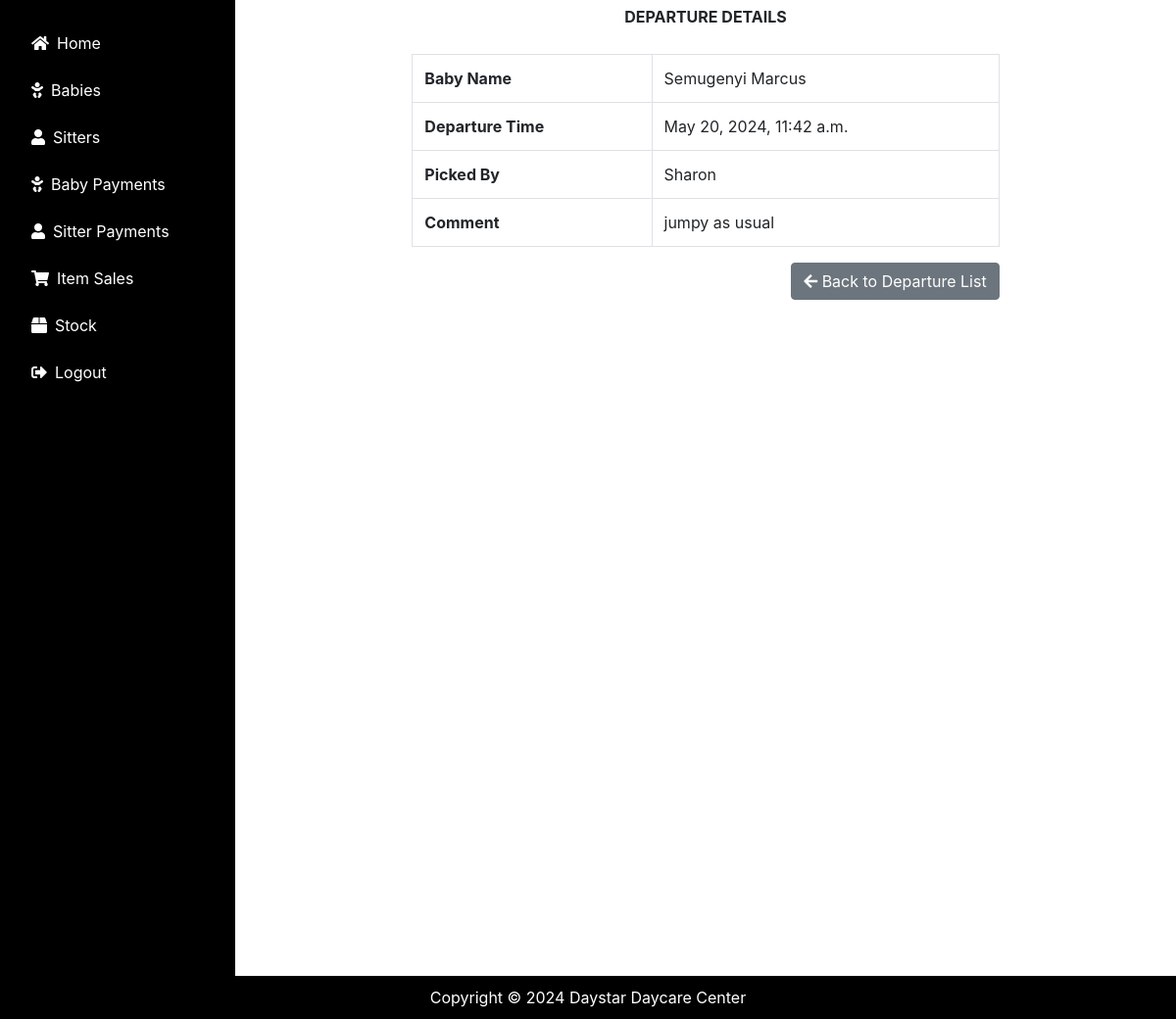
Page /departures/3/ (signed in) on the committed database.
### daycare/models.py (models this page shows, shortened)
class Departure(models.Model):
    b_name = models.ForeignKey(Baby, on_delete=models.CASCADE)
    departure_time = models.DateTimeField(auto_now_add=True)
    picked_by = models.CharField(max_length=100)
    comment = models.TextField(blank=True)

class Baby(models.Model):
    GENDER_CHOICES = [
        ('M', 'Male'),
        ('F', 'Female')
    ]
    b_name = models.CharField(max_length=20)
    gender = models.CharField(max_length=10, choices=GENDER_CHOICES)
    age = models.IntegerField()
    location = models.CharField(max_length=50, default='')
    parents_names = models.CharField(max_length=50)
    fee_in_SHS = models.IntegerField()
    assigned_to = models.ForeignKey(Sitterattendance, on_delete=models.CASCADE)
    period_of_stay = models.ForeignKey(Staytype, on_delete=models.CASCADE)
    brought_by = models.CharField(max_length=200)
    baby_number = models.CharField(max_length=200, unique=True, blank=False, null=True)
    time_in = models.DateTimeField(auto_now_add=True)
    def __str__(self):
        return self.b_name

### daycare/views.py (the view)
# urls.py: path('departures/<int:departure_id>/', views.view_departure, name='view_departure'),
@login_required
def view_departure(request, departure_id):
    departure = get_object_or_404(Departure, pk=departure_id)
    return render(request, 'daycare/departure_detail.html', {'departure': departure})

### daycare/templates/daycare/departure_detail.html
{% extends 'daycare/base.html' %}
{% block content %}
<div class="container">
    <h1 class="mb-4" style="text-align: center;"><b>DEPARTURE DETAILS</b></h1>
    <div class="row">
        <div class="col-md-8 offset-md-2">
            <table class="table table-bordered mt-1">
                <tbody>
                    <tr>
                        <th>Baby Name</th>
                        <td>{{ departure.b_name }}</td>
                    </tr>
                    <tr>
                        <th>Departure Time</th>
                        <td>{{ departure.departure_time }}</td>
                    </tr>
                    <tr>
                        <th>Picked By</th>
                        <td>{{ departure.picked_by }}</td>
                    </tr>
                    <tr>
                        <th>Comment</th>
                        <td>{{ departure.comment }}</td>
                    </tr>
                </tbody>
            </table>
            <div class="text-right">
                <a href="{% url 'list_departures' %}" class="btn btn-secondary"><i class="fas fa-arrow-left"></i> Back to Departure List</a>
            </div>
        </div>
    </div>
</div>
{% endblock %}

### daycare/templates/daycare/base.html (style rules this page uses)
body { margin: 0; padding-bottom: 60px; overflow-x: hidden; }

### rows in the picture
Departure: b_name "Semugenyi Marcus", departure_time "May 20, 2024, 11:42 a.m.", picked_by "Sharon", comment "jumpy as usual"
